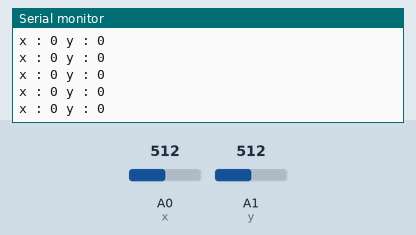
The sketch below on a simulated Arduino Uno, built with avr-gcc and run on an emulated ATmega328P. Shown: the last lines printed to the serial monitor. Inputs (shaded band) come from the test bench; at power-on: A0 (x) = 512, A1 (y) = 512.

Above: at 1.2 s.
1.3 s: A0 (x) set to 607
At 1.33 s:
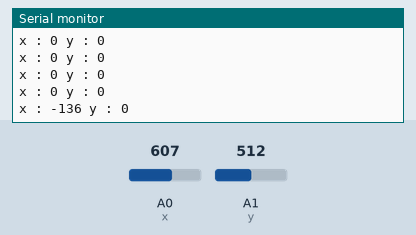
2.8 s: A0 (x) set to 632
At 2.96 s:
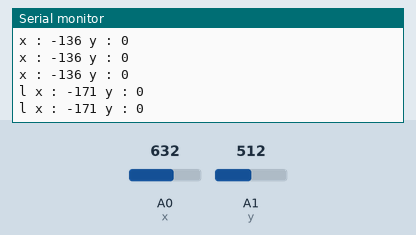
4.7 s: A1 (y) set to 650
At 4.79 s:
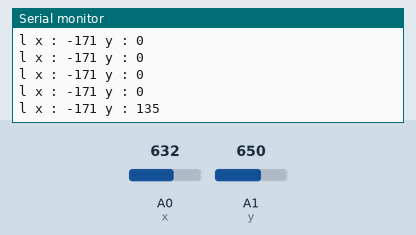
6.2 s: A1 (y) set to 679
At 6.21 s:
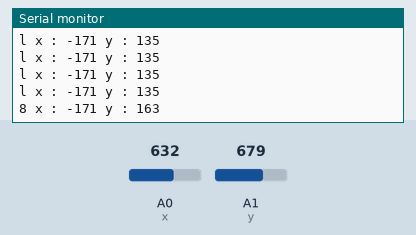

Measured:
- the behaviour switches between 616 and 617 on A0 (x) (found by bisection; images 1 and 2)
- the behaviour switches between 664 and 665 on A1 (y) (found by bisection; images 3 and 4)
- after the input at 1.3 s, the serial monitor: prints a new line at once (image 1)
- after the input at 2.8 s, the serial monitor: prints a new line after 0.05 s (image 2)
- after the input at 4.7 s, the serial monitor: prints a new line after 0.08 s (image 3)
- after the input at 6.2 s, the serial monitor: prints a new line at once (image 4)

The sketch:

controller.ino
```cpp
#include <SoftwareSerial.h>
#include <math.h>

SoftwareSerial BTSerial(10, 11);   //bluetooth module Tx:Digital 2 Rx:Digital 3

int x = A0;
int y = A1;
int mean_x = 0, mean_y = 0;
int cor_x = 0, cor_y = 0;
int range = 150;
void setup() {
  Serial.begin(9600);
  BTSerial.begin(9600);
  int dx = 0, dy = 0;
  for(int i = 0; i < 10; i++){
    mean_x += map(analogRead(x), 0, 700, 0, 1000);
    mean_y += map(analogRead(y), 0, 1023, 0, 1000);
  }
  cor_x = 500 - mean_x/10;
  cor_y = 500 - mean_y/10;
}

void loop() {
  // 값 보정 각 스펙트럼은 -500 <= x <= 500, -500 <= y <= 500 라고 정의함
  int dx = map(analogRead(x), 0, 700, 0, 1000) + cor_x - 500,
      dy = map(analogRead(y), 0, 1023, 0, 1000) + cor_y - 500;
  dx *= -1;
  bool xb = (-1 * range < dx && dx < range), yb = (-1 * range < dy && dy < range);
  if(xb && yb){
    BTSerial.write('s');
  }
  else if(yb && !xb){
    if(dx >= 0) {
      Serial.print("r ");
      BTSerial.print('r');
    }
    else {
      Serial.print("l ");
      BTSerial.write('l');
    }
  }
  else if(xb && !yb){
    if(dy >= 0) {
      Serial.print("w ");
      BTSerial.write('w');
    }
    else {
      Serial.print("b ");
      BTSerial.write('b');
    }
  }
  else if(!xb && !yb){
    if(dx >= 0 && dy >= 0) {
      Serial.print("2 ");
      BTSerial.write('2');
    }
    if(dx >= 0 && dy < 0) {
      Serial.print("4 ");
      BTSerial.write('4');
    }
    if(dx < 0 && dy < 0) {
      Serial.print("6 ");
      BTSerial.write('6');
    }
    if(dx < 0 && dy >= 0) {
      Serial.print("8 ");
      BTSerial.write('8');
    }
  }
  Serial.print("x : ");
  Serial.print(dx);
  Serial.print(" y : ");
  Serial.println(dy);
  delay(100);
}
```
